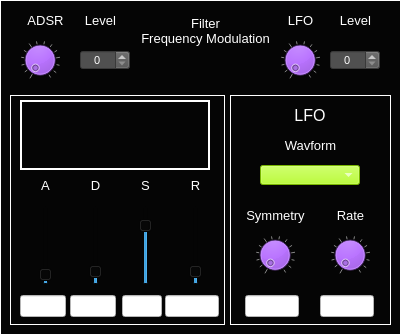
  <widget class="CustomFrame" name="frame_MSOsynth_FilterFreqModulation">
   <property name="geometry">
    <rect>
     <x>0</x>
     <y>380</y>
     <width>401</width>
     <height>335</height>
    </rect>
   </property>
   <property name="styleSheet">
    <string notr="true">background-color: rgb(5, 5, 5);
color: rgb(255, 255, 255);</string>
   </property>
   <property name="frameShape">
    <enum>QFrame::Panel</enum>
   </property>
   <property name="frameShadow">
    <enum>QFrame::Plain</enum>
   </property>
   <property name="midLineWidth">
    <number>1</number>
   </property>
   <widget class="CustomSpinBox" name="spinBox_PADsynth_AmpModAdsrLevel_2">
    <property name="geometry">
     <rect>
      <x>80</x>
      <y>50</y>
      <width>50</width>
      <height>20</height>
     </rect>
    </property>
    <property name="font">
     <font>
      <pointsize>8</pointsize>
     </font>
    </property>
    <property name="focusPolicy">
     <enum>Qt::NoFocus</enum>
    </property>
    <property name="styleSheet">
     <string notr="true">background-color: rgb(80,80,80);
color: rgb(255, 255, 255);</string>
    </property>
    <property name="alignment">
     <set>Qt::AlignCenter</set>
    </property>
    <property name="readOnly">
     <bool>false</bool>
    </property>
    <property name="accelerated">
     <bool>true</bool>
    </property>
    <property name="maximum">
     <number>100</number>
    </property>
    <property name="value">
     <number>0</number>
    </property>
   </widget>
   <widget class="QLabel" name="label_396">
    <property name="geometry">
     <rect>
      <x>75</x>
      <y>10</y>
      <width>51</width>
      <height>21</height>
     </rect>
    </property>
    <property name="font">
     <font>
      <pointsize>10</pointsize>
     </font>
    </property>
    <property name="styleSheet">
     <string notr="true">color: rgb(255, 255, 255);</string>
    </property>
    <property name="text">
     <string>Level</string>
    </property>
    <property name="alignment">
     <set>Qt::AlignCenter</set>
    </property>
   </widget>
   <widget class="QLabel" name="label_388">
    <property name="geometry">
     <rect>
      <x>20</x>
      <y>10</y>
      <width>51</width>
      <height>21</height>
     </rect>
    </property>
    <property name="font">
     <font>
      <pointsize>10</pointsize>
     </font>
    </property>
    <property name="styleSheet">
     <string notr="true">color: rgb(255, 255, 255);</string>
    </property>
    <property name="text">
     <string>ADSR</string>
    </property>
    <property name="alignment">
     <set>Qt::AlignCenter</set>
    </property>
   </widget>
   <widget class="CustomDial" name="dial_PADsynth_AmpModAdsrLevel_2">
    <property name="geometry">
     <rect>
      <x>20</x>
      <y>40</y>
      <width>40</width>
      <height>40</height>
     </rect>
    </property>
    <property name="focusPolicy">
     <enum>Qt::NoFocus</enum>
    </property>
    <property name="styleSheet">
     <string notr="true">background-color: rgb(170, 85, 255);</string>
    </property>
    <property name="maximum">
     <number>100</number>
    </property>
    <property name="value">
     <number>0</number>
    </property>
    <property name="wrapping">
     <bool>false</bool>
    </property>
    <property name="notchTarget">
     <double>8.000000000000000</double>
    </property>
    <property name="notchesVisible">
     <bool>true</bool>
    </property>
   </widget>
   <widget class="CustomFrame" name="frame_PADsynth_ADSR_2">
    <property name="geometry">
     <rect>
      <x>10</x>
      <y>95</y>
      <width>215</width>
      <height>230</height>
     </rect>
    </property>
    <property name="styleSheet">
     <string notr="true">background-color: rgb(5, 5, 5);
color: rgb(255, 255, 255);</string>
    </property>
    <property name="frameShape">
     <enum>QFrame::Panel</enum>
    </property>
    <property name="frameShadow">
     <enum>QFrame::Plain</enum>
    </property>
    <property name="lineWidth">
     <number>1</number>
    </property>
    <property name="midLineWidth">
     <number>1</number>
    </property>
    <widget class="QLabel" name="label_Osc1HarmonyLevel_12">
     <property name="geometry">
      <rect>
       <x>20</x>
       <y>80</y>
       <width>31</width>
       <height>21</height>
      </rect>
     </property>
     <property name="font">
      <font>
       <pointsize>10</pointsize>
      </font>
     </property>
     <property name="styleSheet">
      <string notr="true">color: rgb(255, 255, 255);</string>
     </property>
     <property name="text">
      <string>A</string>
     </property>
     <property name="alignment">
      <set>Qt::AlignCenter</set>
     </property>
    </widget>
    <widget class="CustomVerticalSlider" name="verticalSlider_PADsynth_AdsrA_2">
     <property name="geometry">
      <rect>
       <x>25</x>
       <y>110</y>
       <width>22</width>
       <height>80</height>
      </rect>
     </property>
     <property name="maximum">
      <number>100</number>
     </property>
     <property name="value">
      <number>5</number>
     </property>
     <property name="orientation">
      <enum>Qt::Vertical</enum>
     </property>
     <property name="tickPosition">
      <enum>QSlider::NoTicks</enum>
     </property>
     <property name="tickInterval">
      <number>10</number>
     </property>
    </widget>
    <widget class="CustomVerticalSlider" name="verticalSlider_PADsynth_AdsrD_2">
     <property name="geometry">
      <rect>
       <x>75</x>
       <y>110</y>
       <width>22</width>
       <height>80</height>
      </rect>
     </property>
     <property name="maximum">
      <number>100</number>
     </property>
     <property name="value">
      <number>10</number>
     </property>
     <property name="orientation">
      <enum>Qt::Vertical</enum>
     </property>
     <property name="tickPosition">
      <enum>QSlider::NoTicks</enum>
     </property>
     <property name="tickInterval">
      <number>10</number>
     </property>
    </widget>
    <widget class="CustomVerticalSlider" name="verticalSlider_PADsynth_AdsrS_2">
     <property name="geometry">
      <rect>
       <x>125</x>
       <y>110</y>
       <width>22</width>
       <height>80</height>
      </rect>
     </property>
     <property name="maximum">
      <number>100</number>
     </property>
     <property name="value">
      <number>80</number>
     </property>
     <property name="orientation">
      <enum>Qt::Vertical</enum>
     </property>
     <property name="tickPosition">
      <enum>QSlider::NoTicks</enum>
     </property>
     <property name="tickInterval">
      <number>10</number>
     </property>
    </widget>
    <widget class="CustomVerticalSlider" name="verticalSlider_PADsynth_AdsrR_2">
     <property name="geometry">
      <rect>
       <x>175</x>
       <y>110</y>
       <width>22</width>
       <height>80</height>
      </rect>
     </property>
     <property name="maximum">
      <number>100</number>
     </property>
     <property name="value">
      <number>10</number>
     </property>
     <property name="orientation">
      <enum>Qt::Vertical</enum>
     </property>
     <property name="tickPosition">
      <enum>QSlider::NoTicks</enum>
     </property>
     <property name="tickInterval">
      <number>10</number>
     </property>
    </widget>
    <widget class="QLabel" name="label_Osc1HarmonyLevel_14">
     <property name="geometry">
      <rect>
       <x>70</x>
       <y>80</y>
       <width>31</width>
       <height>21</height>
      </rect>
     </property>
     <property name="font">
      <font>
       <pointsize>10</pointsize>
      </font>
     </property>
     <property name="styleSheet">
      <string notr="true">color: rgb(255, 255, 255);</string>
     </property>
     <property name="text">
      <string>D</string>
     </property>
     <property name="alignment">
      <set>Qt::AlignCenter</set>
     </property>
    </widget>
    <widget class="QLabel" name="label_AdsrS_2">
     <property name="geometry">
      <rect>
       <x>120</x>
       <y>80</y>
       <width>31</width>
       <height>21</height>
      </rect>
     </property>
     <property name="font">
      <font>
       <pointsize>10</pointsize>
      </font>
     </property>
     <property name="styleSheet">
      <string notr="true">color: rgb(255, 255, 255);</string>
     </property>
     <property name="text">
      <string>S</string>
     </property>
     <property name="alignment">
      <set>Qt::AlignCenter</set>
     </property>
    </widget>
    <widget class="QLabel" name="label_Osc1HarmonyLevel_15">
     <property name="geometry">
      <rect>
       <x>170</x>
       <y>80</y>
       <width>31</width>
       <height>21</height>
      </rect>
     </property>
     <property name="font">
      <font>
       <pointsize>10</pointsize>
      </font>
     </property>
     <property name="styleSheet">
      <string notr="true">color: rgb(255, 255, 255);</string>
     </property>
     <property name="text">
      <string>R</string>
     </property>
     <property name="alignment">
      <set>Qt::AlignCenter</set>
     </property>
    </widget>
    <widget class="QLineEdit" name="lineEdit_PADsynth_AdsrA_2">
     <property name="geometry">
      <rect>
       <x>10</x>
       <y>200</y>
       <width>46</width>
       <height>22</height>
      </rect>
     </property>
     <property name="styleSheet">
      <string notr="true">background-color: rgb(255, 255, 255);
color: rgb(0, 0, 0);</string>
     </property>
     <property name="alignment">
      <set>Qt::AlignCenter</set>
     </property>
     <property name="readOnly">
      <bool>true</bool>
     </property>
    </widget>
    <widget class="QLineEdit" name="lineEdit_PADsynth_AdsrD_2">
     <property name="geometry">
      <rect>
       <x>60</x>
       <y>200</y>
       <width>46</width>
       <height>22</height>
      </rect>
     </property>
     <property name="styleSheet">
      <string notr="true">background-color: rgb(255, 255, 255);
color: rgb(0, 0, 0);</string>
     </property>
     <property name="alignment">
      <set>Qt::AlignCenter</set>
     </property>
     <property name="readOnly">
      <bool>true</bool>
     </property>
    </widget>
    <widget class="QLineEdit" name="lineEdit_PADsynth_AdsrS_2">
     <property name="geometry">
      <rect>
       <x>112</x>
       <y>200</y>
       <width>40</width>
       <height>22</height>
      </rect>
     </property>
     <property name="styleSheet">
      <string notr="true">background-color: rgb(255, 255, 255);
color: rgb(0, 0, 0);</string>
     </property>
     <property name="alignment">
      <set>Qt::AlignCenter</set>
     </property>
     <property name="readOnly">
      <bool>true</bool>
     </property>
    </widget>
    <widget class="QLineEdit" name="lineEdit_PADsynth_AdsrR_2">
     <property name="geometry">
      <rect>
       <x>155</x>
       <y>200</y>
       <width>54</width>
       <height>22</height>
      </rect>
     </property>
     <property name="styleSheet">
      <string notr="true">background-color: rgb(255, 255, 255);
color: rgb(0, 0, 0);</string>
     </property>
     <property name="alignment">
      <set>Qt::AlignCenter</set>
     </property>
     <property name="readOnly">
      <bool>true</bool>
     </property>
    </widget>
    <widget class="QFrame" name="frame_PADsynth_AdsrPlotFrame_2">
     <property name="geometry">
      <rect>
       <x>10</x>
       <y>5</y>
       <width>190</width>
       <height>70</height>
      </rect>
     </property>
     <property name="styleSheet">
      <string notr="true">background-color: rgb(5, 5, 5);
color: rgb(255, 255, 255);</string>
     </property>
     <property name="frameShape">
      <enum>QFrame::Panel</enum>
     </property>
     <property name="frameShadow">
      <enum>QFrame::Plain</enum>
     </property>
     <property name="lineWidth">
      <number>2</number>
     </property>
     <widget class="QCustomPlot" name="widget_ADSRplot_2" native="true">
      <property name="geometry">
       <rect>
        <x>10</x>
        <y>10</y>
        <width>165</width>
        <height>50</height>
       </rect>
      </property>
      <property name="sizePolicy">
       <sizepolicy hsizetype="Fixed" vsizetype="Fixed">
        <horstretch>0</horstretch>
        <verstretch>0</verstretch>
       </sizepolicy>
      </property>
      <property name="maximumSize">
       <size>
        <width>165</width>
        <height>50</height>
       </size>
      </property>
     </widget>
    </widget>
   </widget>
   <widget class="CustomFrame" name="frame_PADsynth_LFO_2">
    <property name="geometry">
     <rect>
      <x>230</x>
      <y>95</y>
      <width>161</width>
      <height>230</height>
     </rect>
    </property>
    <property name="styleSheet">
     <string notr="true">background-color: rgb(5, 5, 5);
color: rgb(255, 255, 255);</string>
    </property>
    <property name="frameShape">
     <enum>QFrame::Panel</enum>
    </property>
    <property name="frameShadow">
     <enum>QFrame::Plain</enum>
    </property>
    <property name="lineWidth">
     <number>1</number>
    </property>
    <property name="midLineWidth">
     <number>1</number>
    </property>
    <widget class="QLabel" name="label_LFOtitle_7">
     <property name="geometry">
      <rect>
       <x>40</x>
       <y>10</y>
       <width>80</width>
       <height>20</height>
      </rect>
     </property>
     <property name="font">
      <font>
       <pointsize>12</pointsize>
      </font>
     </property>
     <property name="styleSheet">
      <string notr="true">color: rgb(255, 255, 255);</string>
     </property>
     <property name="text">
      <string>LFO</string>
     </property>
     <property name="alignment">
      <set>Qt::AlignCenter</set>
     </property>
    </widget>
    <widget class="QLineEdit" name="lineEdit_PADsynth_LFOrate_2">
     <property name="geometry">
      <rect>
       <x>90</x>
       <y>200</y>
       <width>54</width>
       <height>22</height>
      </rect>
     </property>
     <property name="styleSheet">
      <string notr="true">background-color: rgb(255, 255, 255);
color: rgb(0, 0, 0);</string>
     </property>
     <property name="alignment">
      <set>Qt::AlignCenter</set>
     </property>
     <property name="readOnly">
      <bool>true</bool>
     </property>
    </widget>
    <widget class="QLabel" name="label_204">
     <property name="geometry">
      <rect>
       <x>50</x>
       <y>40</y>
       <width>61</width>
       <height>21</height>
      </rect>
     </property>
     <property name="font">
      <font>
       <pointsize>10</pointsize>
      </font>
     </property>
     <property name="styleSheet">
      <string notr="true">color: rgb(255, 255, 255);</string>
     </property>
     <property name="text">
      <string>Wavform</string>
     </property>
     <property name="alignment">
      <set>Qt::AlignCenter</set>
     </property>
    </widget>
    <widget class="CustomDial" name="dial_PADsynth_LFOsymmetry_2">
     <property name="geometry">
      <rect>
       <x>25</x>
       <y>140</y>
       <width>40</width>
       <height>40</height>
      </rect>
     </property>
     <property name="focusPolicy">
      <enum>Qt::NoFocus</enum>
     </property>
     <property name="styleSheet">
      <string notr="true">background-color: rgb(170, 85, 255);</string>
     </property>
     <property name="maximum">
      <number>100</number>
     </property>
     <property name="value">
      <number>0</number>
     </property>
     <property name="wrapping">
      <bool>false</bool>
     </property>
     <property name="notchTarget">
      <double>8.000000000000000</double>
     </property>
     <property name="notchesVisible">
      <bool>true</bool>
     </property>
    </widget>
    <widget class="CustomComboBox" name="comboBox_PADsynth_LFOwaveform_2">
     <property name="geometry">
      <rect>
       <x>30</x>
       <y>70</y>
       <width>100</width>
       <height>20</height>
      </rect>
     </property>
     <property name="font">
      <font>
       <pointsize>8</pointsize>
      </font>
     </property>
     <property name="focusPolicy">
      <enum>Qt::NoFocus</enum>
     </property>
     <property name="styleSheet">
      <string notr="true">selection-background-color: rgb(255, 0, 0);
border-color: rgb(0, 0, 0);
background-color: rgb(170, 255, 0);
</string>
     </property>
     <property name="currentText">
      <string/>
     </property>
     <property name="currentIndex">
      <number>-1</number>
     </property>
     <property name="maxVisibleItems">
      <number>4</number>
     </property>
    </widget>
    <widget class="CustomDial" name="dial_PADsynth_LFOrate_2">
     <property name="geometry">
      <rect>
       <x>100</x>
       <y>140</y>
       <width>40</width>
       <height>40</height>
      </rect>
     </property>
     <property name="focusPolicy">
      <enum>Qt::NoFocus</enum>
     </property>
     <property name="styleSheet">
      <string notr="true">background-color: rgb(170, 85, 255);</string>
     </property>
     <property name="maximum">
      <number>100</number>
     </property>
     <property name="value">
      <number>0</number>
     </property>
     <property name="wrapping">
      <bool>false</bool>
     </property>
     <property name="notchTarget">
      <double>8.000000000000000</double>
     </property>
     <property name="notchesVisible">
      <bool>true</bool>
     </property>
    </widget>
    <widget class="QLabel" name="label_205">
     <property name="geometry">
      <rect>
       <x>5</x>
       <y>110</y>
       <width>81</width>
       <height>21</height>
      </rect>
     </property>
     <property name="font">
      <font>
       <pointsize>10</pointsize>
      </font>
     </property>
     <property name="styleSheet">
      <string notr="true">color: rgb(255, 255, 255);</string>
     </property>
     <property name="text">
      <string>Symmetry</string>
     </property>
     <property name="alignment">
      <set>Qt::AlignCenter</set>
     </property>
    </widget>
    <widget class="QLabel" name="label_206">
     <property name="geometry">
      <rect>
       <x>100</x>
       <y>110</y>
       <width>41</width>
       <height>21</height>
      </rect>
     </property>
     <property name="font">
      <font>
       <pointsize>10</pointsize>
      </font>
     </property>
     <property name="styleSheet">
      <string notr="true">color: rgb(255, 255, 255);</string>
     </property>
     <property name="text">
      <string>Rate</string>
     </property>
     <property name="alignment">
      <set>Qt::AlignCenter</set>
     </property>
    </widget>
    <widget class="QLineEdit" name="lineEdit_PADsynth_LFOsymmetry_2">
     <property name="geometry">
      <rect>
       <x>15</x>
       <y>200</y>
       <width>54</width>
       <height>22</height>
      </rect>
     </property>
     <property name="styleSheet">
      <string notr="true">background-color: rgb(255, 255, 255);
color: rgb(0, 0, 0);</string>
     </property>
     <property name="alignment">
      <set>Qt::AlignCenter</set>
     </property>
     <property name="readOnly">
      <bool>true</bool>
     </property>
    </widget>
   </widget>
   <widget class="CustomDial" name="dial_PADsynth_AmpModLFOLevel_2">
    <property name="geometry">
     <rect>
      <x>280</x>
      <y>40</y>
      <width>40</width>
      <height>40</height>
     </rect>
    </property>
    <property name="focusPolicy">
     <enum>Qt::NoFocus</enum>
    </property>
    <property name="styleSheet">
     <string notr="true">background-color: rgb(170, 85, 255);</string>
    </property>
    <property name="maximum">
     <number>100</number>
    </property>
    <property name="value">
     <number>0</number>
    </property>
    <property name="wrapping">
     <bool>false</bool>
    </property>
    <property name="notchTarget">
     <double>8.000000000000000</double>
    </property>
    <property name="notchesVisible">
     <bool>true</bool>
    </property>
   </widget>
   <widget class="QLabel" name="label_389">
    <property name="geometry">
     <rect>
      <x>330</x>
      <y>10</y>
      <width>51</width>
      <height>21</height>
     </rect>
    </property>
    <property name="font">
     <font>
      <pointsize>10</pointsize>
     </font>
    </property>
    <property name="styleSheet">
     <string notr="true">color: rgb(255, 255, 255);</string>
    </property>
    <property name="text">
     <string>Level</string>
    </property>
    <property name="alignment">
     <set>Qt::AlignCenter</set>
    </property>
   </widget>
   <widget class="CustomSpinBox" name="spinBox_PADsynth_AmpModLfoLevel_2">
    <property name="geometry">
     <rect>
      <x>330</x>
      <y>50</y>
      <width>50</width>
      <height>20</height>
     </rect>
    </property>
    <property name="font">
     <font>
      <pointsize>8</pointsize>
     </font>
    </property>
    <property name="focusPolicy">
     <enum>Qt::NoFocus</enum>
    </property>
    <property name="styleSheet">
     <string notr="true">background-color: rgb(80,80,80);
color: rgb(255, 255, 255);</string>
    </property>
    <property name="alignment">
     <set>Qt::AlignCenter</set>
    </property>
    <property name="readOnly">
     <bool>false</bool>
    </property>
    <property name="accelerated">
     <bool>true</bool>
    </property>
    <property name="maximum">
     <number>100</number>
    </property>
    <property name="value">
     <number>0</number>
    </property>
   </widget>
   <widget class="QLabel" name="label_390">
    <property name="geometry">
     <rect>
      <x>275</x>
      <y>10</y>
      <width>51</width>
      <height>21</height>
     </rect>
    </property>
    <property name="font">
     <font>
      <pointsize>10</pointsize>
     </font>
    </property>
    <property name="styleSheet">
     <string notr="true">color: rgb(255, 255, 255);</string>
    </property>
    <property name="text">
     <string>LFO</string>
    </property>
    <property name="alignment">
     <set>Qt::AlignCenter</set>
    </property>
   </widget>
   <widget class="QLabel" name="label_391">
    <property name="geometry">
     <rect>
      <x>130</x>
      <y>10</y>
      <width>151</width>
      <height>41</height>
     </rect>
    </property>
    <property name="font">
     <font>
      <pointsize>10</pointsize>
     </font>
    </property>
    <property name="styleSheet">
     <string notr="true">color: rgb(255, 255, 255);</string>
    </property>
    <property name="text">
     <string>Filter
Frequency Modulation</string>
    </property>
    <property name="alignment">
     <set>Qt::AlignCenter</set>
    </property>
   </widget>
  </widget>
